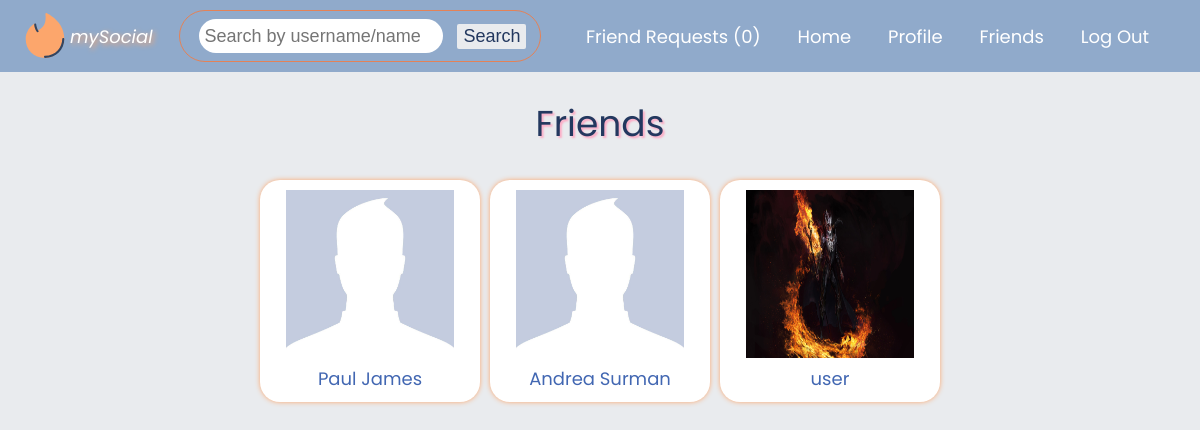
The page /friends.php (signed in) on the database its author committed.
### tables this page shows
CREATE TABLE `users` (
  `user_id` int(11) NOT NULL AUTO_INCREMENT,
  `user_name` varchar(20) NOT NULL,
  `user_username` varchar(20) DEFAULT NULL,
  `user_email` varchar(255) NOT NULL,
  `user_password` varchar(255) NOT NULL,
  `user_gender` char(1) NOT NULL,
  `user_birthdate` date NOT NULL,
  `user_about` text DEFAULT NULL,
  PRIMARY KEY (`user_id`)
);

### friends.php (the view, shortened to what this page needs)
<?php
    $conn = connect();
    ?>
    <!DOCTYPE html>
    <html>
    <head>
        <link rel="stylesheet" type="text/css" href="resources/main.css">
    </head>
    <body>
        <?php include 'includes/navbar.php'; ?>
        <div class="container">
            <h1 class="login-signup-header">Friends</h1>
            <?php
                echo '<center>';
                $sql = "SELECT users.user_id, users.user_name, users.user_gender
                        FROM users
                        JOIN (
                            SELECT friendship.user1_id AS user_id
                            FROM friendship
                            WHERE friendship.user2_id = {$_SESSION['user_id']} AND friendship.friendship_status = 1
                            UNION
                            SELECT friendship.user2_id AS user_id
                            FROM friendship
                            WHERE friendship.user1_id = {$_SESSION['user_id']} AND friendship.friendship_status = 1
                        ) userfriends
                        ON userfriends.user_id = users.user_id";
                $query = mysqli_query($conn, $sql);
                $width = '168px';
                $height = '168px';
                if($query){
                    if(mysqli_num_rows($query) == 0){
                        echo '<div class="post">';
                        echo 'You don\'t yet have any friends.';
                        echo '</div>';
                    } else {
                        while($row = mysqli_fetch_assoc($query)){
                        echo '<div class="frame">';
                        echo '<center>';
                        include 'includes/profile_picture.php';
                        echo '<br>';
                        echo '<a href="profile.php?id=' . $row['user_id'] . '">' . $row['user_name'] . '</a>';
                        echo '</center>';
                        echo '</div>';
                        }
                    }
                }
                echo '</center>';
            ?>
        </div>
    </body>
    </html>

### includes/profile_picture.php
<?php
    $target = glob("data/images/profiles/" . $row['user_id'] . ".*");
    if($target) {
        echo '<img src="' . $target[0] . '" width="' . $width . '" height="' . $height .'">';
    } else {
        if($row['user_gender'] == 'M') {
            echo '<img src="data/images/profiles/M.jpg" width="' . $width . '" height="' . $height .'">';
        } else if ($row['user_gender'] == 'F') {
            echo '<img src="data/images/profiles/F.jpg" width="' . $width . '" height="' . $height .'">';
        }
    }

### resources/main.css (style rules this page uses)
body { color: #4b5563; margin: 0; font-family: Poppins, Arial, Verdana; font-size: 18px; background-color: #e9ebee; }
.container { width: 1100px; color: #4b5563; margin: 0px auto; }
.login-signup-header { text-shadow: 2px 2px 2px #fcacc6; }
h1 { color: #23385f; font-weight: normal; text-align: center; }
.frame { width: 200px; display: inline-block; box-shadow: 0 0 5px #fca66c; background-color: white; padding: 10px; margin: 5px; border-radius: 20px; }

### friends.php (style rules this page uses)
.frame a { text-decoration: none; color: #4267b2; }

### rows shown on the page
users: user_name "Paul James"
users: user_name "Andrea Surman"
users: user_name "user"

### other values the page prints
$row['count'] "0"
